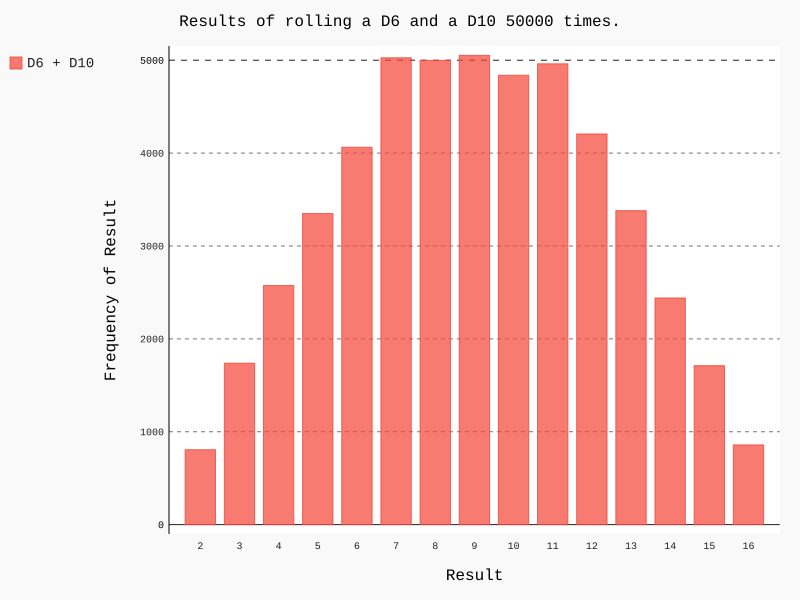

Here is the Python script that generated this plot:
from die import Die

import pygal

# 创建一个D6
# die = Die()

# 创建两个D6骰子
# die_1 = Die()
# die_2 = Die()

# 创建一个D6和一个D10
die_1 = Die()
die_2 = Die(10)

# 掷几次骰子,并将结果存储在一个列表中
results = []
for roll_num in range(50000):
    result = die_1.roll() + die_2.roll()
    results.append(result)

# 分析结果
frequencies = []
max_result = die_1.num_sides + die_2.num_sides
for value in range(2, max_result + 1):
    frequency = results.count(value)
    frequencies.append(frequency)

# print(frequencies)


# 对结果进行可视化
hist = pygal.Bar()

hist.title = "Results of rolling a D6 and a D10 50000 times."
# hist.x_labels = ['1', '2', '3', '4', '5', '6']
# hist.x_labels = ['2', '3', '4', '5', '6', '7', '8', '9', '10', '11', '12']
hist.x_labels = []
for x in range(2, 17):
    hist.x_labels.append(x)

hist.x_title = "Result"
hist.y_title = "Frequency of Result"

hist.add('D6 + D10', frequencies)
hist.render_to_file('die_visual.svg')
